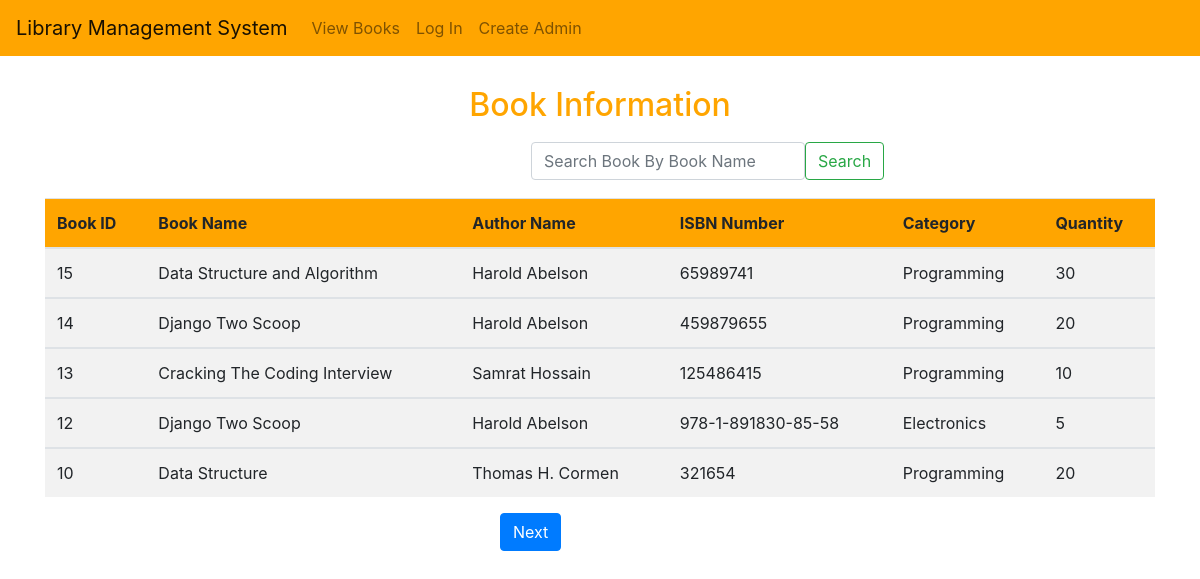
The page /viewBook/ on the database its author committed.
### library/models.py (models this page shows, shortened)
class Book(models.Model):
    bookName = models.CharField(max_length=100)
    authorName = models.CharField(max_length=100)
    category = models.CharField(max_length=100)
    isbnNumber = models.CharField(max_length=50, unique=True)
    quantity = models.IntegerField()
    created = models.DateTimeField(auto_now_add=True)
    updated = models.DateTimeField(auto_now=True)

### library/views.py (the view)
# urls.py: path('viewBook/', views.viewBook, name='viewBook'),
def viewBook(request):
    bookDetails = Book.objects.order_by('-id')
    paginator = Paginator(bookDetails, 5)
    page_number = request.GET.get('page')
    page_obj = paginator.get_page(page_number)
    return render(request, 'library/viewBook.html', {'page_obj':page_obj})

### templates/library/viewBook.html (shortened to what this page needs)
{% extends 'library/base.html' %}
{% block body %}
<div class="title container">
    <h2>Book Information</h2>
</div>
<div class="search">
<nav class="navbar navbar-light">
  <div class="container-fluid">
    <form class="d-flex" action="{% url 'home:SearchBook' %}" method="GET">
      <input class="form-control me-2" type="search" name="query-book" placeholder="Search Book By Book Name" aria-label="Search">
      <button class="btn btn-outline-success" type="submit">Search</button>
    </form>
  </div>
</nav>
</div>
<div class="container">
  <div class="info-table">
    <table class="table table-striped">
    <thead class="bg">
        <th>Book ID</th>
        <th>Book Name</th>
        <th>Author Name</th>
        <th>ISBN Number</th>
        <th>Category</th>
        <th>Quantity</th>
    </thead>
    {% for book in page_obj %}
    <tbody>
        <td>{{ book.id }}</td>
        <td>{{ book.bookName }}</td>
        <td>{{ book.authorName }}</td>
        <td>{{ book.isbnNumber }}</td>
        <td>{{ book.category }}</td>
        {% if book.quantity < 1 %}
          <td>Not Available</td>
        {% else %}
          <td>{{ book.quantity }}</td>
        {% endif %}
    </tbody>
    {% endfor %}
</table>
</div>
</div>
<div class="page mt-3 mb-5">
  {% if page_obj.has_next %}
    <a class="btn btn-primary" href="?page={{ page_obj.next_page_number }}">Next</a>
  {% endif %}
</div>
{% endblock %}

### templates/library/base.html (shortened to what this page needs)
<!DOCTYPE html>
{% load static %}
<html lang="en">
<head>
     <link rel="stylesheet" href="https://stackpath.bootstrapcdn.com/font-awesome/4.7.0/css/font-awesome.min.css">
     <link rel="stylesheet" href="https://maxcdn.bootstrapcdn.com/bootstrap/4.0.0-beta.3/css/bootstrap.min.css">
     <link rel="stylesheet" href="{% static 'library/css/grid.css' %}">
     <link rel="stylesheet" href="{% static 'library/css/style.css' %}">
     <link rel="stylesheet" href="{% static 'library/css/responsive.css' %}">
</head>
<body>
    <nav class="navbar navbar-expand-lg navbar-light bg">
        <a class="navbar-brand" href="/">Library Management System</a>
        <div class="collapse navbar-collapse" id="navbarSupportedContent">
          <ul class="navbar-nav mr-auto">
          {% if user.is_authenticated %}
            <li class="nav-item active">
              <a class="nav-link" href="{% url 'home:home' %}">Home <span class="sr-only">(current)</span></a>
            </li>
            <li class="nav-item dropdown">
              <a class="nav-link dropdown-toggle" href="#" id="navbarDropdown" role="button" data-toggle="dropdown" aria-haspopup="true" aria-expanded="false">
                Book
              </a>
              <div class="dropdown-menu" aria-labelledby="navbarDropdown">
                <a class="dropdown-item" href="{% url 'home:addNewBook' %}">Add New Book</a>
                <a class="dropdown-item" href="{% url 'home:viewBook' %}">View Books</a>
            </li>
            <li class="nav-item dropdown">
                <a class="nav-link dropdown-toggle" href="#" id="navbarDropdown" role="button" data-toggle="dropdown" aria-haspopup="true" aria-expanded="false">
                  Issue Book
                </a>
                <div class="dropdown-menu" aria-labelledby="navbarDropdown">
                  <a class="dropdown-item" href="{% url 'home:issueNewBook' %}">Issue New Book</a>
                  <a class="dropdown-item" href="{% url 'home:viewIssueBook' %}">View Issue Book</a>
              </li>
              <li class="nav-item dropdown">
                <a class="nav-link dropdown-toggle" href="#" id="navbarDropdown" role="button" data-toggle="dropdown" aria-haspopup="true" aria-expanded="false">
                  Student Report
                </a>
                <div class="dropdown-menu" aria-labelledby="navbarDropdown">
                  <a class="dropdown-item" href="{% url 'home:registerNewStudent' %}">Register New Student</a>
                  <a class="dropdown-item" href="{% url 'home:viewStudentDetails' %}">View Student Details</a>
              </li>
              <li>
              <li class="nav-item dropdown">
                <a class="nav-link dropdown-toggle" href="#" id="navbarDropdown" role="button" data-toggle="dropdown" aria-haspopup="true" aria-expanded="false">
                  {{user.get_full_name}}
                </a>
                <div class="dropdown-menu" aria-labelledby="navbarDropdown">
                  <a class="dropdown-item" href="{% url 'home:admin' %}">Admin Panel</a>
                  <a class="dropdown-item" href="{% url 'home:PasswordChange' %}">Change Password</a>
              </li>
              <li>
                <a class="nav-link" href="{% url 'home:logout' %}"> Logout <span class="sr-only"></span></a>
              </li>
              {% else %}
              <li>
                <a class="nav-link" href="{% url 'home:viewBook' %}">View Books</a>
              </li>
                <li>
                <a class="nav-link" href="{% url 'home:login' %}"> Log In </a>
              </li>
                <li>
                <a class="nav-link" href="{% url 'home:admin' %}"> Create Admin </a>
              </li>
              {% endif %}
          </ul>
        </div>
      </nav>
    {% block body %}
    {% endblock %}
</body>
</html>

### staticfiles/library/css/style.css (style rules this page uses)
.title { text-align: center; margin-top: 30px; color: orange; }
.bg { background: orange; }
.search { margin-left: 500px; margin-top: 10px; margin-bottom: 10px; }
.page { margin-left: 500px; }

### rows shown on the page
Book: id "15", bookName "Data Structure and Algorithm", authorName "Harold Abelson", isbnNumber "65989741", category "Programming", quantity "30"
Book: id "14", bookName "Django Two Scoop", authorName "Harold Abelson", isbnNumber "459879655", category "Programming", quantity "20"
Book: id "13", bookName "Cracking The Coding Interview", authorName "Samrat Hossain", isbnNumber "125486415", category "Programming", quantity "10"
Book: id "12", bookName "Django Two Scoop", authorName "Harold Abelson", isbnNumber "978-1-891830-85-58", category "Electronics", quantity "5"
Book: id "10", bookName "Data Structure", authorName "Thomas H. Cormen", isbnNumber "321654", category "Programming", quantity "20"
